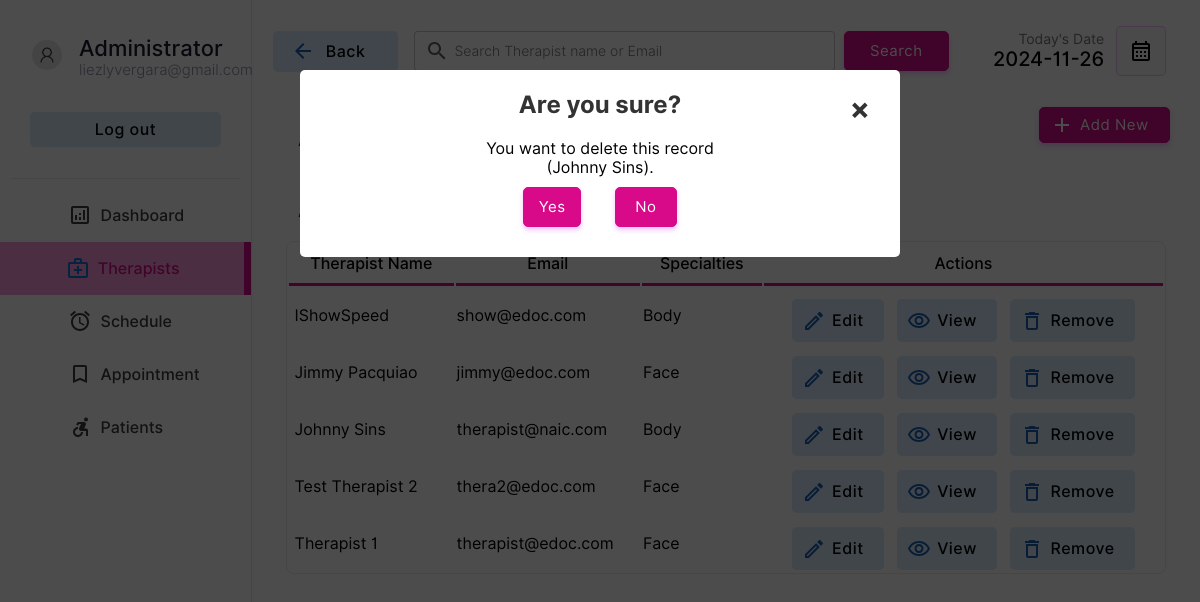
The page /doctor/doctors.php?action=drop&id=4&name=Johnny Sins (signed in) on the database its author committed.
### tables this page shows
CREATE TABLE `doctor` (
  `docid` int(11) NOT NULL,
  `docemail` varchar(255) DEFAULT NULL,
  `docname` varchar(255) DEFAULT NULL,
  `docpassword` varchar(255) DEFAULT NULL,
  `doctel` varchar(15) DEFAULT NULL,
  `specialties` int(2) DEFAULT NULL,
  `aid` int(11) DEFAULT NULL
);

CREATE TABLE `specialties` (
  `id` int(2) NOT NULL,
  `sname` varchar(50) DEFAULT NULL
);

### doctor/doctors.php (the view, shortened to what the rows shown need)
<!DOCTYPE html>
<html lang="en">
<head>
    <link rel="stylesheet" href="../style/animations.css">
    <link rel="stylesheet" href="../style/main.css">
    <link rel="stylesheet" href="../style/admin.css">
</head>
<body>
    <?php
    include("../connection.php");
    ?>
        <div class="dash-body">
            <table border="0" width="100%" style=" border-spacing: 0;margin:0;padding:0;margin-top:25px; ">
                <?php
                    if($_POST){
                        $keyword=$_POST["search"];
                        $sqlmain= "select * from doctor where docemail='$keyword' or docname='$keyword' or docname like '$keyword%' or docname like '%$keyword' or docname like '%$keyword%'";
                    }else{
                        $sqlmain= "select * from doctor order by docid desc";
                    }
                ?>
                <tr>
                   <td colspan="4">
                       <center>
                        <div class="abc scroll">
                        <table width="93%" class="sub-table scrolldown" border="0">
                        <thead>
                        <tr>
                                <th class="table-heading">
                                Therapist Name
                                </th>
                                <th class="table-heading">
                                    Email
                                </th>
                                <th class="table-heading">
                                    Specialties
                                </th>
                                <th class="table-heading">
                                    Actions
                                </tr>
                        </thead>
                        <tbody>
                            <?php
                                $result= $database->query($sqlmain);
                                if($result->num_rows==0){
                                    echo '<tr>
                                    <td colspan="4">
                                    <br><br><br><br>
                                    <center>
                                    <img src="../img/notfound.svg" width="25%">
                                    <br>
                                    <p class="heading-main12" style="margin-left: 45px;font-size:20px;color:rgb(49, 49, 49)">We  couldnt find anything related to your keywords !</p>
                                    <a class="non-style-link" href="doctors.php"><button  class="login-btn btn-primary-soft btn" style="display: flex;justify-content: center;align-items: center;margin-left:20px;">&nbsp; Show all Therapists &nbsp;</font></button>
                                    </a>
                                    </center>
                                    <br><br><br><br>
                                    </td>
                                    </tr>';
                                }
                                else{
                                for ( $x=0; $x<$result->num_rows;$x++){
                                    $row=$result->fetch_assoc();
                                    $docid=$row["docid"];
                                    $name=$row["docname"];
                                    $email=$row["docemail"];
                                    $spe=$row["specialties"];
                                    $spcil_res= $database->query("select sname from specialties where id='$spe'");
                                    $spcil_array= $spcil_res->fetch_assoc();
                                    $spcil_name=$spcil_array["sname"];
                                    echo '<tr>
                                        <td> &nbsp;'.
                                        substr($name,0,30)
                                        .'</td>
                                        <td>
                                        '.substr($email,0,20).'
                                        </td>
                                        <td>
                                            '.substr($spcil_name,0,20).'
                                        </td>
                                        <td>
                                        <div style="display:flex;justify-content: center;">
                                        <a href="?action=edit&id='.$docid.'&error=0" class="non-style-link"><button  class="btn-primary-soft btn button-icon btn-edit" style="padding-left: 40px;padding-top: 12px;padding-bottom: 12px;margin-top: 10px;"><font class="tn-in-text">Edit</font></button></a>
                                        &nbsp;&nbsp;&nbsp;
                                        <a href="?action=view&id='.$docid.'" class="non-style-link"><button  class="btn-primary-soft btn button-icon btn-view" style="padding-left: 40px;padding-top: 12px;padding-bottom: 12px;margin-top: 10px;"><font class="tn-in-text">View</font></button></a>
                                       &nbsp;&nbsp;&nbsp;
                                       <a href="?action=drop&id='.$docid.'&name='.$name.'" class="non-style-link"><button  class="btn-primary-soft btn button-icon btn-delete" style="padding-left: 40px;padding-top: 12px;padding-bottom: 12px;margin-top: 10px;"><font class="tn-in-text">Remove</font></button></a>
                                        </div>
                                        </td>
                                    </tr>';
                                }
                            }
                            ?>
                            </tbody>
                        </table>
                        </div>
                        </center>
                   </td>
                </tr>
            </table>
        </div>
    <?php
    if($_GET){
        $id=$_GET["id"];
        $action=$_GET["action"];
        if($action=='drop'){
            $nameget=$_GET["name"];
            echo '
            <div id="popup1" class="overlay">
                    <div class="popup">
                    <center>
                        <h2>Are you sure?</h2>
                        <a class="close" href="doctors.php">&times;</a>
                        <div class="content">
                            You want to delete this record<br>('.substr($nameget,0,40).').
                        </div>
                        <div style="display: flex;justify-content: center;">
                        <a href="delete-doctor.php?id='.$id.'" class="non-style-link"><button  class="btn-primary btn" style="display: flex;justify-content: center;align-items: center;margin:10px;padding:10px;"<font class="tn-in-text">&nbsp;Yes&nbsp;</font></button></a>&nbsp;&nbsp;&nbsp;
                        <a href="doctors.php" class="non-style-link"><button  class="btn-primary btn" style="display: flex;justify-content: center;align-items: center;margin:10px;padding:10px;"><font class="tn-in-text">&nbsp;&nbsp;No&nbsp;&nbsp;</font></button></a>
                        </div>
                    </center>
            </div>
            </div>
            ';
        }elseif($action=='edit'){
            $sqlmain= "select * from doctor where docid='$id'";
            $result= $database->query($sqlmain);
            $row=$result->fetch_assoc();
            $name=$row["docname"];
            $email=$row["docemail"];
            $spe=$row["specialties"];
            $spcil_res= $database->query("select sname from specialties where id='$spe'");
            $spcil_array= $spcil_res->fetch_assoc();
            $spcil_name=$spcil_array["sname"];
            $tele=$row['doctel'];
            $error_1=$_GET["error"];
                $errorlist= array(
                    '1'=>'<label for="promter" class="form-label" style="color:rgb(255, 62, 62);text-align:center;">Already have an account for this Email address.</label>',
                    '2'=>'<label for="promter" class="form-label" style="color:rgb(255, 62, 62);text-align:center;">Password Conformation Error! Reconform Password</label>',
                    '3'=>'<label for="promter" class="form-label" style="color:rgb(255, 62, 62);text-align:center;"></label>',
                    '4'=>"",
                    '0'=>'',
                );
            if($error_1!='4'){
                    echo '
                    <div id="popup1" class="overlay">
                            <div class="popup">
                            <center>
                                <a class="close" href="doctors.php">&times;</a>
                                <div style="display: flex;justify-content: center;">
                                <div class="abc">
                                <table width="80%" class="sub-table scrolldown add-doc-form-container" border="0">
                                <tr>
                                        <td class="label-td" colspan="2">'.
                                            $errorlist[$error_1]
                                        .'</td>
                                    </tr>
                                    <tr>
                                        <td>
                                            <p style="padding: 0;margin: 0;text-align: left;font-size: 25px;font-weight: 500;">Edit Therapist Details.</p>
                                        Therapist ID : '.$id.' (Auto Generated)<br><br>
                                        </td>
                                    </tr>
                                    <tr>
                                        <td class="label-td" colspan="2">
                                            <form action="edit-doc.php" method="POST" class="add-new-form">
                                            <label for="Email" class="form-label">Email: </label>
                                            <input type="hidden" value="'.$id.'" name="id00">
                                        </td>
                                    </tr>
                                    <tr>
                                        <td class="label-td" colspan="2">
                                        <input type="email" name="email" class="input-text" placeholder="Email Address" value="'.$email.'" required><br>
                                        </td>
                                    </tr>
                                    <tr>
                                        <td class="label-td" colspan="2">
                                            <label for="name" class="form-label">Name: </label>
                                        </td>
                                    </tr>
                                    <tr>
                                        <td class="label-td" colspan="2">
                                            <input type="text" name="name" class="input-text" placeholder="Therapist Name" value="'.$name.'" required><br>
                                        </td>
                                    </tr>
                                    <tr>
                                        <td class="label-td" colspan="2">
                                            <label for="Tele" class="form-label">Telephone: </label>
                                        </td>
                                    </tr>
                                    <tr>
                                        <td class="label-td" colspan="2">
                                            <input type="tel" name="Tele" class="input-text" placeholder="Telephone Number" value="'.$tele.'" required><br>
                                        </td>
                                    </tr>
                                    <tr>
                                        <td class="label-td" colspan="2">
                                            <label for="spec" class="form-label">Choose specialties: (Current'.$spcil_name.')</label>
                                        </td>
                                    </tr>
                                    <tr>
                                        <td class="label-td" colspan="2">
                                            <select name="spec" id="" class="box">';
                                                $list11 = $database->query("select  * from  specialties;");
                                                for ($y=0;$y<$list11->num_rows;$y++){
                                                    $row00=$list11->fetch_assoc();
                                                    $sn=$row00["sname"];
                                                    $id00=$row00["id"];
                                                    echo "<option value=".$id00.">$sn</option><br/>";
                                                };
                                echo     '       </select><br><br>
                                        </td>
                                    </tr>
                                    <tr>
                                        <td class="label-td" colspan="2">
                                            <label for="password" class="form-label">Password: </label>
                                        </td>
                                    </tr>
                                    <tr>
                                        <td class="label-td" colspan="2">
                                            <input type="password" name="password" class="input-text" placeholder="Defind a Password" required><br>
                                        </td>
                                    </tr><tr>
                                        <td class="label-td" colspan="2">
                                            <label for="cpassword" class="form-label">Conform Password: </label>
                                        </td>
                                    </tr>
                                    <tr>
                                        <td class="label-td" colspan="2">
                                            <input type="password" name="cpassword" class="input-text" placeholder="Conform Password" required><br>
                                        </td>
                                    </tr>
                                    <tr>
                                        <td colspan="2">
                                            <input type="reset" value="Reset" class="login-btn btn-primary-soft btn" >&nbsp;&nbsp;&nbsp;&nbsp;&nbsp;
                                            <input type="submit" value="Save" class="login-btn btn-primary btn">
                                        </td>
                                    </tr>
                                    </form>
                                    </tr>
                                </table>
                                </div>
                                </div>
                            </center>
                            <br><br>
                    </div>
                    </div>
                    ';
        }; };
    };
?>
</body>
</html>

### rows shown on the page
doctor: docname "IShowSpeed", docemail "show@edoc.com", specialties.sname "Body"
doctor: docname "Jimmy Pacquiao", docemail "jimmy@edoc.com", specialties.sname "Face"
doctor: docname "Johnny Sins", docemail "therapist@naic.com", specialties.sname "Body"
doctor: docname "Test Therapist 2", docemail "thera2@edoc.com", specialties.sname "Face"
doctor: docname "Therapist 1", docemail "therapist@edoc.com", specialties.sname "Face"

### other values the page prints
substr($nameget,0,40) "Johnny Sins"
